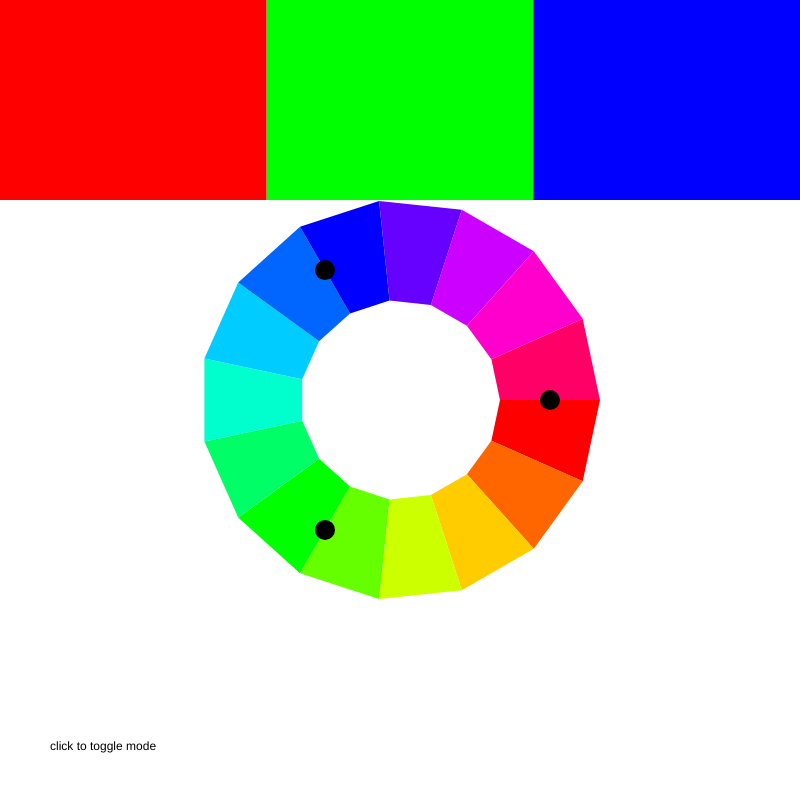
Frame 1 (no input)
Frame 60 (no input): identical to frame 1, image omitted
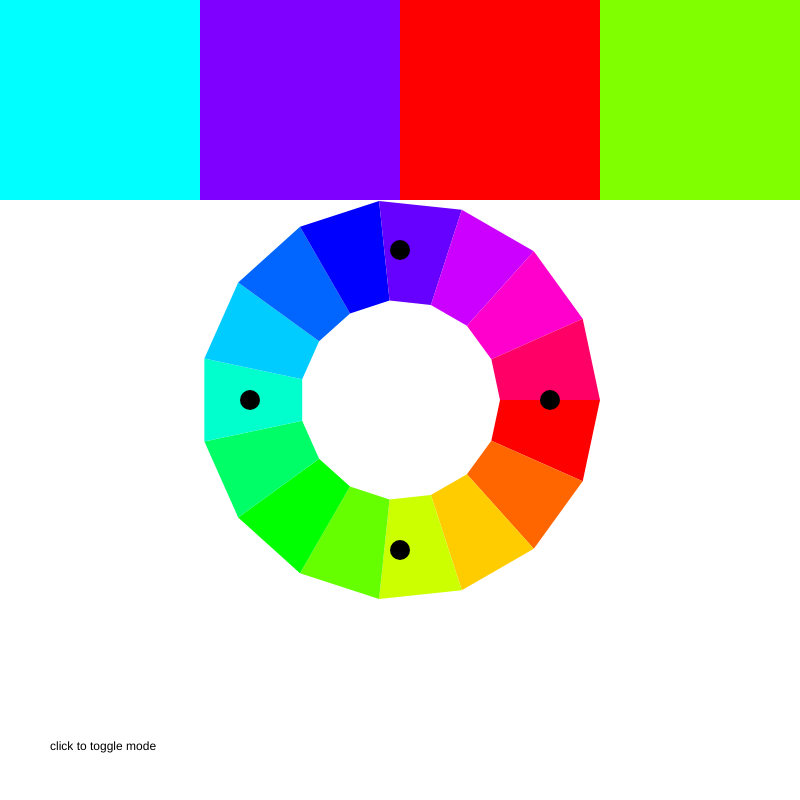
Frame 120 (the mouse pressed at the canvas centre since frame 60)

The p5.js sketch that drew these frames (run headless with seeded random() and noise() and a simulated clock; from frame 60 on, the mouse is pressed at the canvas centre):

// p5.js sketch
// ── sketch.js
// Triadic Tetradic Colo
// Mouse position changes base hue value. Four squares show analogous colors (base, base +30, base +60, base +90).
// extended from Rune Madsen's Color Scheme Analogous Example :https://printingcode.runemadsen.com/examples/color/scheme_analogous/index.html

let outerRadius = 200;
let innerRadius = 100; // hole size
let steps = 360/15; // resolution
let mode = 'triadic'; // change to 'tetradic' for tetradic colors

function setup() {
  createCanvas(800, 800);
  colorMode(HSB, 360, 100, 100);
  noStroke();
}

function draw() {
  background(100);
  drawRing();
  if(mode === 'triadic'){
    drawTriadicColors();
  } else if(mode === 'tetradic'){
    drawTetradicColors();
  }
  fill(0);
  text('click to toggle mode',50, height-50);
}

function mousePressed(){
  if(mode === 'triadic'){
    mode = 'tetradic';
  } else if(mode === 'tetradic'){
    mode = 'triadic';
  } 
}


function drawTriadicColors(){
  // Map mouseX to hue (0–360)
  let baseHue = map(mouseX, 0, width, 0, 360);

  let squareWidth = width/3;
  // Square 1: base hue
  fill((baseHue + 0) % 360, 100, 100);
  rect(0, 0, squareWidth, height/4);
  drawColorPosition(baseHue);

  // Square 2: base + 120
  fill((baseHue + 120) % 360, 100, 100);
  rect(squareWidth, 0, squareWidth, height/4);
  drawColorPosition(baseHue + 120);

  // Square 3: base + 240
  fill((baseHue + 240) % 360, 100, 100);
  rect(squareWidth * 2, 0, squareWidth, height/4);
  drawColorPosition(baseHue + 240);

}

function drawTetradicColors(){
  // Map mouseX to hue (0–360)
  let baseHue = map(mouseX, 0, width, 0, 360);

  let squareWidth = width/4;
  // Square 1: base hue
  fill((baseHue + 0) % 360, 100, 100);
  rect(0, 0, squareWidth, height/4);
  drawColorPosition(baseHue);

  // Square 2: base + 90
  fill((baseHue + 90) % 360, 100, 100);
  rect(squareWidth, 0, squareWidth, height/4);
  drawColorPosition(baseHue + 90);

  // Square 3: base + 180
  fill((baseHue + 180) % 360, 100, 100);
  rect(squareWidth * 2, 0, squareWidth, height/4);
  drawColorPosition(baseHue + 180);

   // Square 4: base + 270
  fill((baseHue + 270) % 360, 100, 100);
  rect(squareWidth * 3, 0, squareWidth, height/4);
  drawColorPosition(baseHue + 270);
}

function drawColorPosition(hue){
  push();
  translate(width / 2, height / 2); 
  let x1 = cos(radians(hue)) * (innerRadius+(outerRadius-innerRadius)/2);
  let y1 = sin(radians(hue)) * (innerRadius+(outerRadius-innerRadius)/2);
  fill(0);
  ellipse(x1, y1, 20,20);
  pop();
}

function drawRing(){
  push();
  translate(width / 2, height / 2); // center of canvas

  

  for (let angle = 0; angle < 360; angle+=steps) {
    let nextAngle = angle + steps;

    // Outer edge points
    let x1 = cos(radians(angle)) * outerRadius;
    let y1 = sin(radians(angle)) * outerRadius;
    let x2 = cos(radians(nextAngle)) * outerRadius;
    let y2 = sin(radians(nextAngle)) * outerRadius;

    // Inner edge points
    let x3 = cos(radians(nextAngle)) * innerRadius;
    let y3 = sin(radians(nextAngle)) * innerRadius;
    let x4 = cos(radians(angle)) * innerRadius;
    let y4 = sin(radians(angle)) * innerRadius;

    fill(angle, 100, 100);
    quad(x1, y1, x2, y2, x3, y3, x4, y4);
   
  }
  pop();

}
